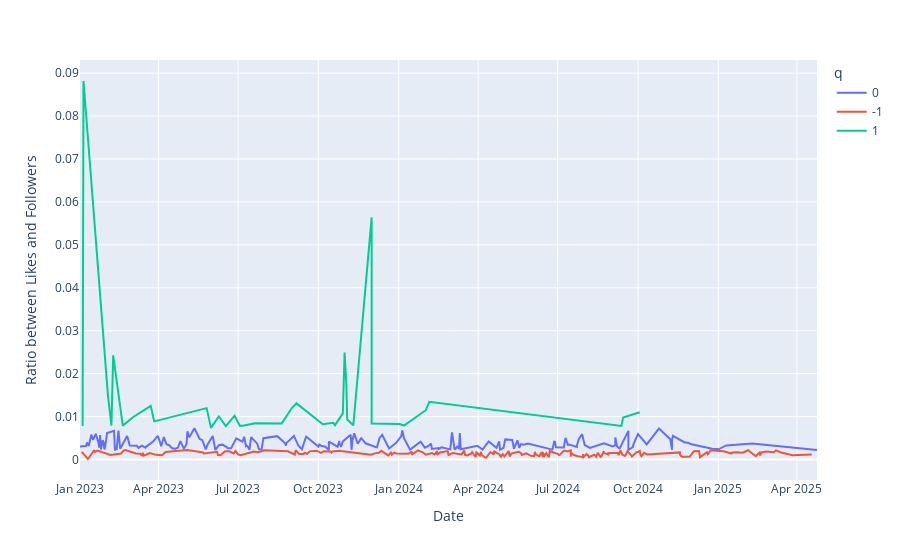

This figure's notebook cell:
### Code cell
px.line(costa, x="day_posted", y="var", color="q", labels={"var": "Ratio between Likes and Followers",
                                                                    "day_posted": "Date"},
                                                                    hover_data=["post_link", "q"])

### Figure 1 — Plotly figure (JSON) as saved in the notebook; plotly's stock layout.template omitted (floating-point values rounded to 4 significant figures; data arrays with more than 128 entries replaced by an {"elided": "..."} marker saying what was removed)
{"data": [{"customdata": {"elided": "180x2 mixed values"}, "hovertemplate": "q=%{customdata[1]}<br>Date=%{x}<br>Ratio between Likes and Followers=%{y}<br>post_link=%{customdata[0]}<extra></extra>", "legendgroup": "0", "line": {"color": "#636efa", "dash": "solid"}, "marker": {"symbol": "circle"}, "mode": "lines", "name": "0", "orientation": "v", "showlegend": true, "type": "scatter", "x": {"elided": "180 str values"}, "xaxis": "x", "y": {"elided": "180 float values"}, "yaxis": "y"}, {"customdata": {"elided": "216x2 mixed values"}, "hovertemplate": "q=%{customdata[1]}<br>Date=%{x}<br>Ratio between Likes and Followers=%{y}<br>post_link=%{customdata[0]}<extra></extra>", "legendgroup": "-1", "line": {"color": "#EF553B", "dash": "solid"}, "marker": {"symbol": "circle"}, "mode": "lines", "name": "-1", "orientation": "v", "showlegend": true, "type": "scatter", "x": {"elided": "216 str values"}, "xaxis": "x", "y": {"elided": "216 float values"}, "yaxis": "y"}, {"customdata": [["https://www.instagram.com/p/CnAeWX8hyF7/", 1], ["https://www.instagram.com/p/CnDB8PkBfw_/", 1], ["https://www.instagram.com/p/CoJ7PRqMSUC/", 1], ["https://www.instagram.com/p/CoVaPwiKCHy/", 1], ["https://www.instagram.com/p/CoZbi-oLKEW/", 1], ["https://www.instagram.com/p/Co1prMzM0ku/?img_index=1", 1], ["https://www.instagram.com/p/CpVmRDGLA6X/", 1], ["https://www.instagram.com/p/CqJI7Fms94P/", 1], ["https://www.instagram.com/p/CqTR6_FKApL/", 1], ["https://www.instagram.com/p/Cstzy32KASR/", 1], ["https://www.instagram.com/p/Cs6h-sWqTOB/", 1], ["https://www.instagram.com/p/CtRtov3qmLt/", 1], ["https://www.instagram.com/p/CtlHUO6Mt7g/", 1], ["https://www.instagram.com/p/CuAQZU5qCFB/", 1], ["https://www.instagram.com/p/CuPcuO0MMtn/", 1], ["https://www.instagram.com/p/CuZn_UEq8g1/", 1], ["https://www.instagram.com/p/Cu6mD3eKBuT/", 1], ["https://www.instagram.com/p/CwLRAlIKaSF/", 1], ["https://www.instagram.com/p/Cwp9b7KM0Mn/", 1], ["https://www.instagram.com/p/Cw21p-AMUPP/", 1], ["https://www.instagram.com/p/CyEFBpLOkJH/", 1], ["https://www.instagram.com/p/CyiMr_rNJbX/", 1], ["https://www.instagram.com/p/CyncUl2O1vl/", 1], ["https://www.instagram.com/p/Cy_piKTqhJH/", 1], ["https://www.instagram.com/p/CzEgJvIqU-S/", 1], ["https://www.instagram.com/p/CzIy5ZhsviB/", 1], ["https://www.instagram.com/p/CzL_gWOKUxu/", 1], ["https://www.instagram.com/p/CzeYdpHKHaw/?img_index=1", 1], ["https://www.instagram.com/p/C0TkF3xoq_d/", 1], ["https://www.instagram.com/p/C0TfpTsKtgh/", 1], ["https://www.instagram.com/p/C1nHYnkqRFG/", 1], ["https://www.instagram.com/p/C1ztBWHsu_c/", 1], ["https://www.instagram.com/p/C2z-Q1WNSKg/", 1], ["https://www.instagram.com/p/C2-0-lGKMKe/", 1], ["https://www.instagram.com/p/C_0dGV2Kr7e/?img_index=1", 1], ["https://www.instagram.com/p/C_5zRhwR59e/", 1], ["https://www.instagram.com/p/DArCzNmsgEt/?img_index=1", 1]], "hovertemplate": "q=%{customdata[1]}<br>Date=%{x}<br>Ratio between Likes and Followers=%{y}<br>post_link=%{customdata[0]}<extra></extra>", "legendgroup": "1", "line": {"color": "#00cc96", "dash": "solid"}, "marker": {"symbol": "circle"}, "mode": "lines", "name": "1", "orientation": "v", "showlegend": true, "type": "scatter", "x": ["2023-01-04T00:00:00", "2023-01-05T00:00:00", "2023-02-02T00:00:00", "2023-02-06T00:00:00", "2023-02-08T00:00:00", "2023-02-19T00:00:00", "2023-03-03T00:00:00", "2023-03-23T00:00:00", "2023-03-27T00:00:00", "2023-05-26T00:00:00", "2023-05-31T00:00:00", "2023-06-09T00:00:00", "2023-06-17T00:00:00", "2023-06-27T00:00:00", "2023-07-03T00:00:00", "2023-07-07T00:00:00", "2023-07-20T00:00:00", "2023-08-20T00:00:00", "2023-09-01T00:00:00", "2023-09-06T00:00:00", "2023-10-06T00:00:00", "2023-10-18T00:00:00", "2023-10-20T00:00:00", "2023-10-29T00:00:00", "2023-10-31T00:00:00", "2023-11-02T00:00:00", "2023-11-03T00:00:00", "2023-11-10T00:00:00", "2023-12-01T00:00:00", "2023-12-01T00:00:00", "2024-01-02T00:00:00", "2024-01-07T00:00:00", "2024-02-01T00:00:00", "2024-02-05T00:00:00", "2024-09-12T00:00:00", "2024-09-14T00:00:00", "2024-10-03T00:00:00"], "xaxis": "x", "y": [0.007812, 0.08816, 0.01494, 0.007921, 0.02426, 0.007895, 0.0099, 0.01252, 0.008888, 0.01197, 0.007374, 0.01004, 0.007765, 0.01017, 0.00787, 0.007853, 0.00846, 0.008416, 0.01211, 0.01307, 0.008202, 0.008537, 0.008005, 0.01076, 0.02493, 0.01757, 0.009312, 0.007967, 0.05639, 0.008367, 0.008267, 0.007919, 0.01149, 0.01346, 0.007819, 0.00977, 0.01101], "yaxis": "y"}], "layout": {"legend": {"title": {"text": "q"}, "tracegroupgap": 0}, "margin": {"t": 60}, "xaxis": {"anchor": "y", "domain": [0, 1], "title": {"text": "Date"}}, "yaxis": {"anchor": "x", "domain": [0, 1], "title": {"text": "Ratio between Likes and Followers"}}}}
